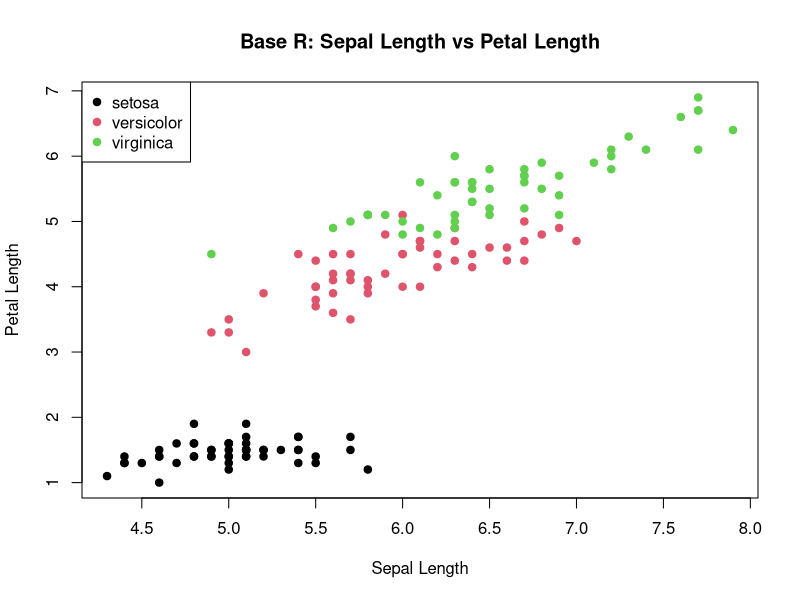
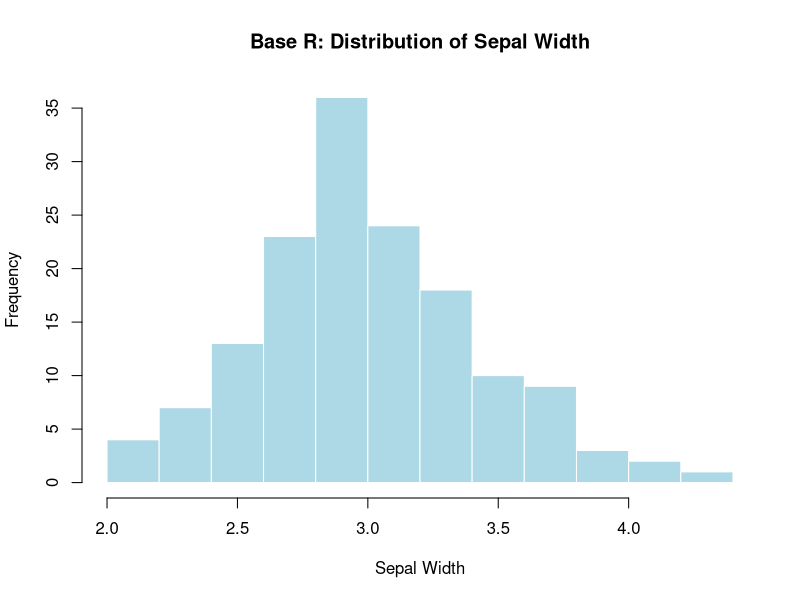
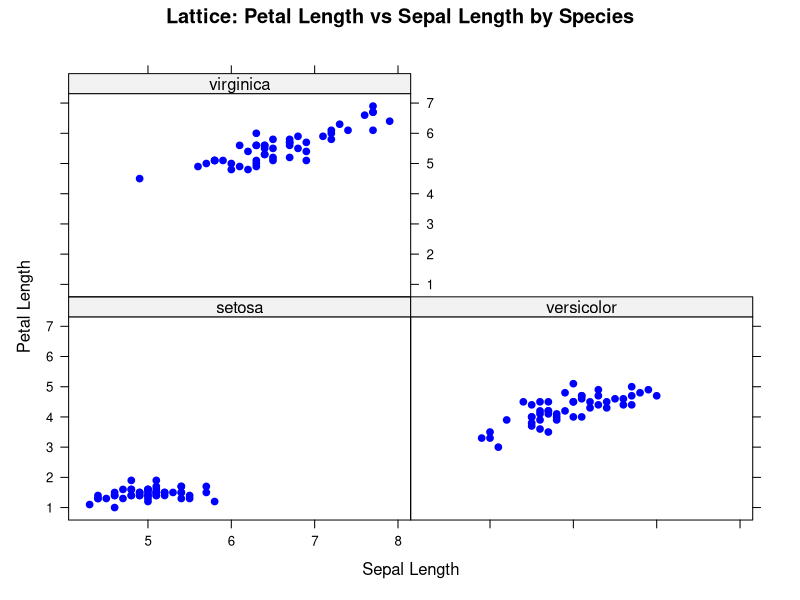
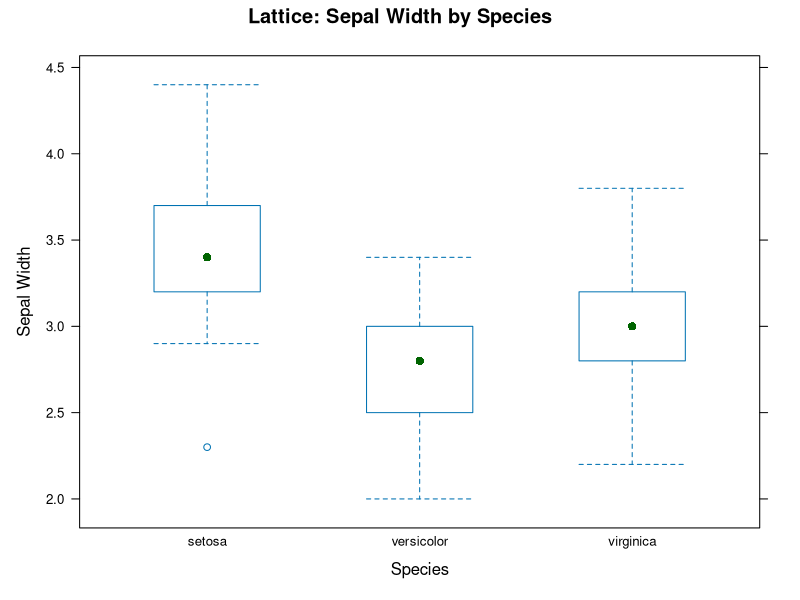
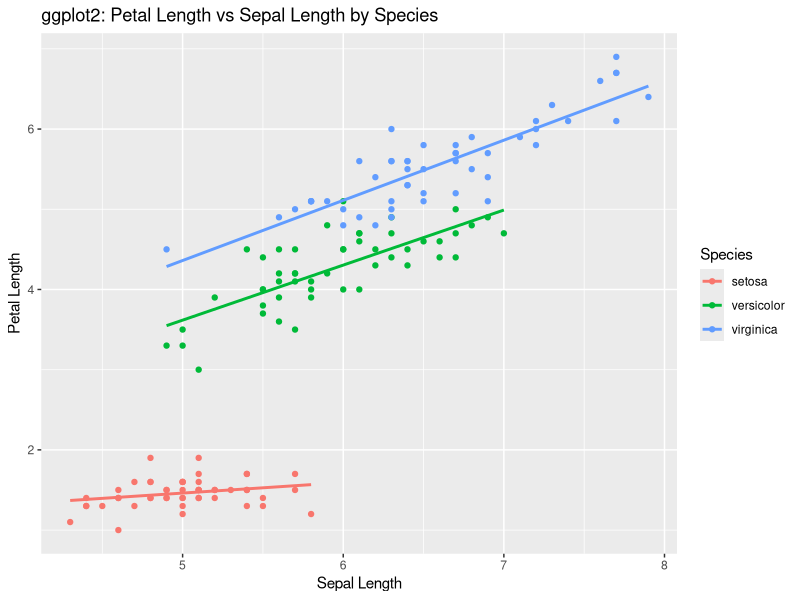
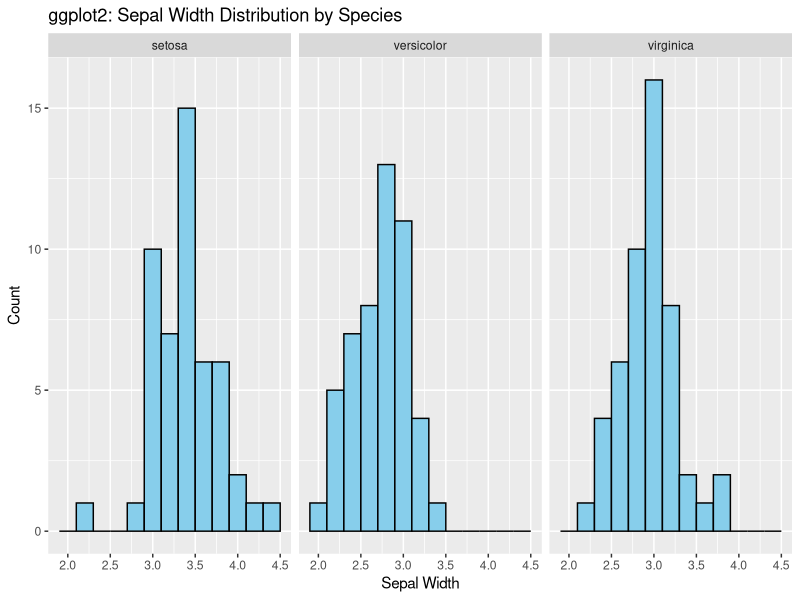

These figures' R source, in order:
# Assignment 9
# Comparing Base R, Lattice, and ggplot2 using iris dataset

# Load dataset
data("iris")
head(iris)
str(iris)


# Base R Graphics


# Scatter plot
plot(iris$Sepal.Length, iris$Petal.Length,
     main = "Base R: Sepal Length vs Petal Length",
     xlab = "Sepal Length",
     ylab = "Petal Length",
     col  = as.numeric(iris$Species),
     pch  = 19)

legend("topleft",
       legend = levels(iris$Species),
       col = 1:3,
       pch = 19)

# Histogram
hist(iris$Sepal.Width,
     main = "Base R: Distribution of Sepal Width",
     xlab = "Sepal Width",
     col  = "lightblue",
     border = "white")


# Lattice Graphics

library(lattice)

# Conditioned scatter plot
xyplot(Petal.Length ~ Sepal.Length | Species,
       data = iris,
       main = "Lattice: Petal Length vs Sepal Length by Species",
       xlab = "Sepal Length",
       ylab = "Petal Length",
       col = "blue",
       pch = 19)

# Box plot
bwplot(Sepal.Width ~ Species,
       data = iris,
       main = "Lattice: Sepal Width by Species",
       xlab = "Species",
       ylab = "Sepal Width",
       col = "darkgreen")


# ggplot2 Graphics

install.packages("ggplot2")
library(ggplot2)

# Scatter plot with smoothing
ggplot(iris, aes(x = Sepal.Length, y = Petal.Length, color = Species)) +
  geom_point() +
  geom_smooth(method = "lm", se = FALSE) +
  labs(title = "ggplot2: Petal Length vs Sepal Length by Species",
       x = "Sepal Length",
       y = "Petal Length")

# Faceted histogram
ggplot(iris, aes(x = Sepal.Width)) +
  geom_histogram(binwidth = 0.2, fill = "skyblue", color = "black") +
  facet_wrap(~ Species) +
  labs(title = "ggplot2: Sepal Width Distribution by Species",
       x = "Sepal Width",
       y = "Count")
